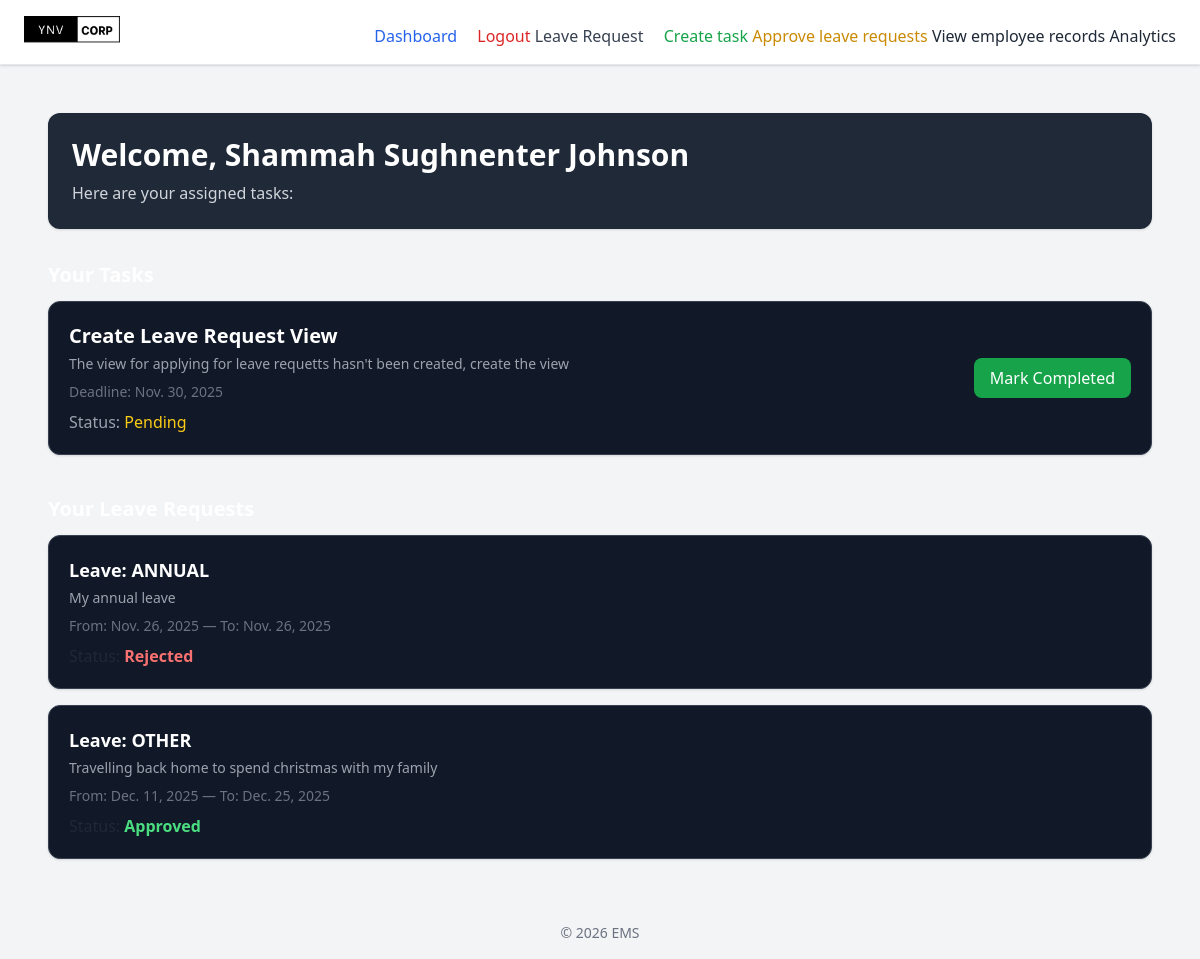
The app's page / (signed in), older data.
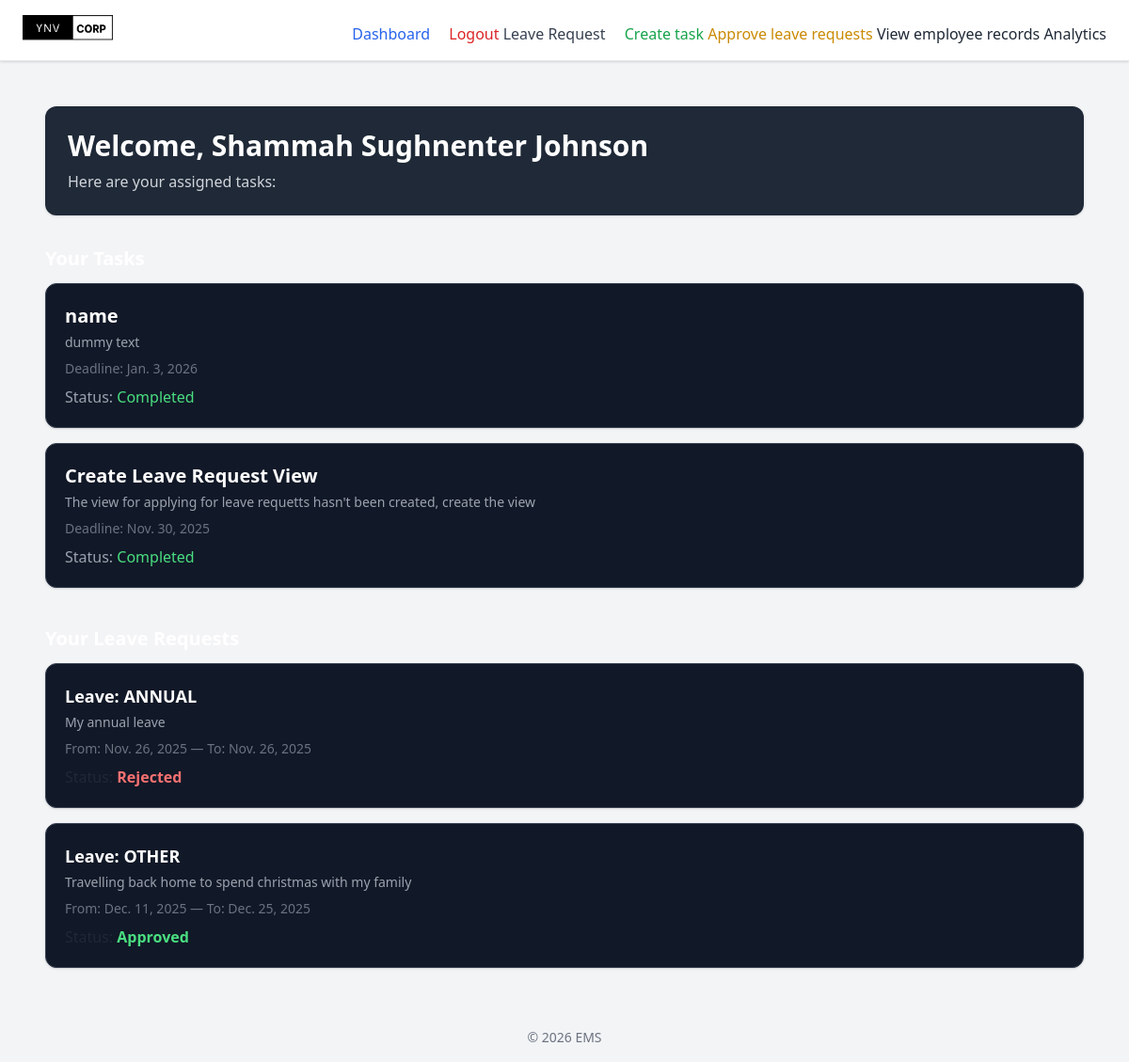
The same page, newer data.
### employee/models.py (models this page shows, shortened)
class Task(models.Model):
    assigned_to = models.ForeignKey(Employee, on_delete=models.CASCADE, related_name="assigned_tasks")
    title = models.CharField(max_length=100) #title of task field
    description = models.TextField() #description of task field
    assigned_date = models.DateField(auto_now_add=True) #date field for assigned date
    deadline = models.DateField() #date field for deadline
    complete = models.BooleanField(default=False)
    class Meta():
        ordering = ['complete']

class LeaveRequest(models.Model):
    STATUS_CHOICES = [
        ('Pending', 'Pending'),
        ('Approved', 'Approved'),
        ('Rejected', 'Rejected'),
    ] # status choices for the leave request
    LEAVE_TYPE=(
        ('sick', 'SICK'),
        ('annual', 'ANNUAL'),
        ('unpaid', 'UNPAID'),
        ('maternity', 'MATERNITY'),
        ('paternity', 'PATERNITY'),
        ('bereavement', 'BEREAVEMENT'),
        ('other', 'OTHER'),
        )
    employee = models.ForeignKey(Employee, on_delete=models.CASCADE, related_name='leave_requests')
    start_date = models.DateField() #date field for start date
    end_date = models.DateField() #date field for end date
    reason = models.TextField() #reason for leave field
    leave_type = models.CharField(max_length=20, choices=LEAVE_TYPE, default='other') #leave type field with choices
    status = models.CharField(max_length=10, choices=STATUS_CHOICES, default='Pending') #status field with choices
    applied_on = models.DateField(auto_now_add=True) #date field for applied on
    class Meta:
        ordering = ['-applied_on']
        verbose_name = "Leave Request"
        verbose_name_plural = "Leave Requests"

### employee/views.py (the view)
# urls.py: path('', DashboardView.as_view(), name='dashboard'),
class DashboardView(LoginRequiredMixin, ListView):
    model = Task
    template_name = 'employee/dashboard.html'
    context_object_name = 'tasks'
    def get_context_data(self, **kwargs):
        ctx = super().get_context_data(**kwargs)
        ctx['tasks'] = Task.objects.filter(assigned_to=self.request.user).order_by('-deadline')
        ctx['leave_requests'] = LeaveRequest.objects.filter(employee=self.request.user)
        return ctx

### employee/templates/employee/dashboard.html (shortened to what this page needs)
{% extends 'employee/base.html' %}
{% block content %}
<div class="p-6">
  <div class="bg-gray-800 text-white p-6 rounded-xl shadow mb-8">
    <h1 class="text-3xl font-semibold">
      Welcome, {{ request.user.full_name }}
    </h1>
    <p class="text-gray-300 mt-2">Here are your assigned tasks:</p>
  </div>
  <h2 class="text-xl text-white mb-3 font-semibold">Your Tasks</h2>
  <div class="grid gap-4">
    {% for task in tasks %}
    <div class="bg-gray-900 border border-gray-700 p-5 rounded-xl shadow flex justify-between items-center">
      <div>
        <h2 class="text-xl font-semibold text-white">{{ task.title }}</h2>
        <p class="text-gray-400 text-sm mt-1">{{ task.description }}</p>
        <p class="text-gray-500 text-sm mt-2">Deadline: {{ task.deadline }}</p>
        <p class="text-gray-400 mt-2">
          Status:
          <span class="{% if task.complete %}text-green-400{% else %}text-yellow-400{% endif %}">
            {% if task.complete %}Completed{% else %}Pending{% endif %}
          </span>
        </p>
      </div>
      {% if not task.complete %}
      <form method="POST" action="{% url 'complete_task' task.id %}">
        <button
          class="bg-green-600 hover:bg-green-700 text-white px-4 py-2 rounded-lg">
          Mark Completed
        </button>
      </form>
      {% endif %}
    </div>
    {% empty %}
    <p class="text-gray-400 text-center">No tasks assigned.</p>
    {% endfor %}
  </div>
  <h2 class="text-xl text-white mb-3 font-semibold mt-10">Your Leave Requests</h2>
  <div class="grid gap-4">
    {% for leave in leave_requests %}
    <div class="bg-gray-900 border border-gray-700 p-5 rounded-xl shadow">
      <h3 class="text-lg font-semibold text-white">Leave: {{ leave.leave_type|upper }}</h3>
      <p class="text-gray-400 text-sm mt-1">{{ leave.reason }}</p>
      <p class="text-gray-500 text-sm mt-2">
        From: {{ leave.start_date }} — To: {{ leave.end_date }}
      </p>
      <p class="mt-2">
        Status:
        {% if leave.status == "Approved" %}
        <span class="text-green-400 font-semibold">Approved</span>
        {% elif leave.status == "Rejected" %}
        <span class="text-red-400 font-semibold">Rejected</span>
        {% else %}
        <span class="text-yellow-400 font-semibold">Pending</span>
        {% endif %}
      </p>
    </div>
    {% empty %}
    <p class="text-gray-400 text-center">No leave requests made yet.</p>
    {% endfor %}
  </div>
</div>
{% endblock %}

Row changes from the older to the newer data that the page shows:
added Task: title "name", description "dummy text", deadline "Jan. 3, 2026", complete "Completed"
changed Task "Create Leave Request View": complete "Pending Mark Completed" → "Completed"
